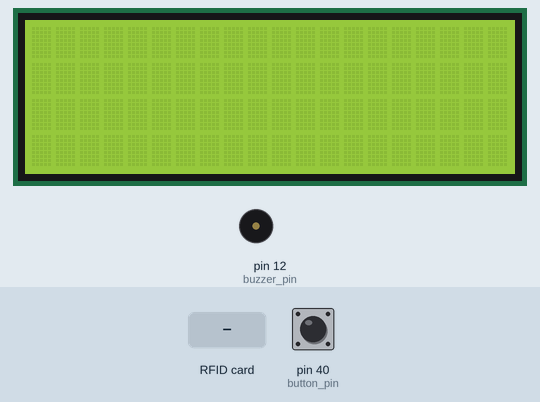
Simulated run of this program. Board: Raspberry Pi (header pin numbers). Parts: 20×4 character LCD, buzzer (waves = sounding, pin HIGH). Inputs (shaded band) come from the test bench; at power-on: pin 40 (button_pin) HIGH. The RFID card's data blocks start empty; threads take turns every 2 ms; what the program prints to the terminal is not drawn.

Above: at 1.2 s.
1.3 s: RFID card 5E 7A 19 C4 held to the reader
At 1.74 s:
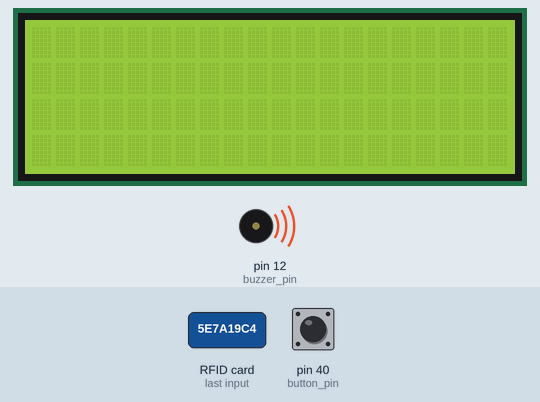
3.3 s: pin 40 (button_pin) pulled LOW for 1 s
At 4.1 s:
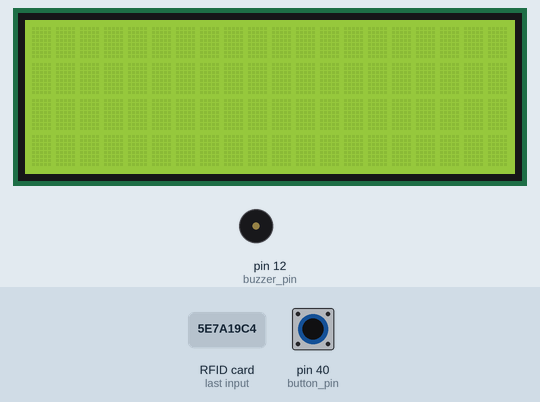
5.8 s: RFID card 5E 7A 19 C4 held to the reader
At 6.23 s:
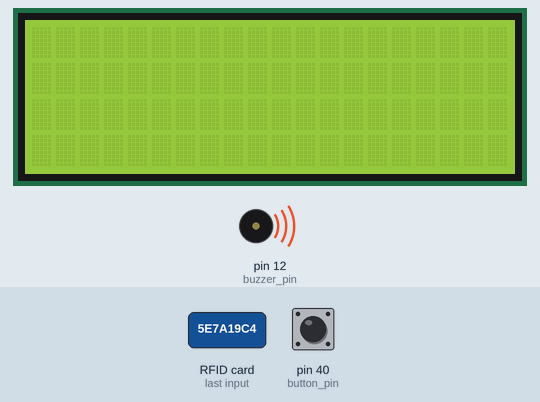
7.3 s: pin 40 (button_pin) pulled LOW for 3.2 s
At 8.1 s:
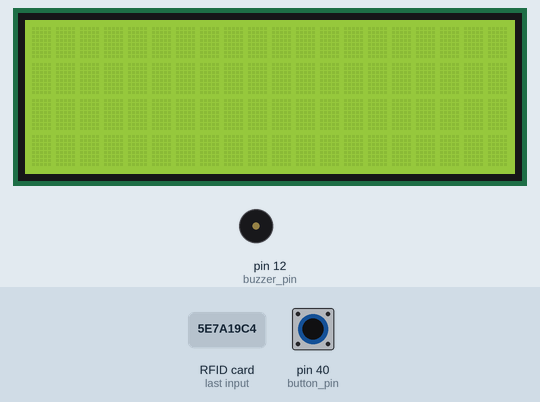
Timing chart, 0 to 10.3 s (numbered marks = the images above; inputs shaded):
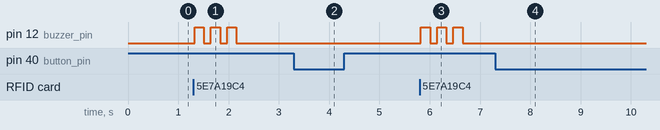

The program:

Read_RFID_Buzzer_LCD_Button.py
```python
import time

import threading
import RPi.GPIO as GPIO
from mfrc522 import SimpleMFRC522
from RPLCD.i2c import CharLCD

reader = SimpleMFRC522()
lcd = CharLCD('PCF8574', address=0x27, port=1, backlight_enabled=True)

GPIO.setwarnings(False)
button_pin = 40

# 設置蜂鳴器引腳和模式
buzzer_pin = 12  # 根據BOARD模式，將BCM 18對應的引腳更改為12
GPIO.setmode(GPIO.BOARD)  # GPIO.BOARD, 使用BOARD模式
GPIO.setup(buzzer_pin, GPIO.OUT)
#Setup Button
GPIO.setup(button_pin,GPIO.IN,pull_up_down=GPIO.PUD_UP)
# LCD clear
lcd.clear()

def rfid_play():
    try:
        while True:
            print("請將卡靠近讀卡器...")
            GPIO.output(buzzer_pin, GPIO.LOW)
            id, text = reader.read()
            GPIO.output(buzzer_pin, GPIO.HIGH)
            print("ID: %s\nText: %s" % (id, text))
            # 顯示在 LCD 螢幕上
            lcd.cursor_pos = (0, 0)
            lcd.write_string(text)

            time.sleep(0.1)
            GPIO.output(buzzer_pin, GPIO.LOW)
            time.sleep(0.1)  # 在讀取到卡片後等待一段時間
    finally:
        GPIO.cleanup()


def button_play():
    while True:
        time.sleep(0.5)
        # 按下 button 將 LCD 螢幕清空
        button_state = GPIO.input(button_pin)
        # print(button_state)
        if button_state == 0:
            lcd.cursor_pos = (0, 0)
            lcd.write_string("                ")

if __name__ == '__main__':
    t1 = threading.Thread(target=rfid_play)
    t1.start()
    t2 = threading.Thread(target=button_play)
    t2.start()
```

Measured:
- after the input at 1.3 s, pin 12 (buzzer_pin): alternates HIGH for 0.18 s and LOW for 0.14 s, 6 changes in all, then stays LOW, starting at once
- after the input at 5.8 s, pin 12 (buzzer_pin): alternates HIGH for 0.18 s and LOW for 0.14 s, 6 changes in all, then stays LOW, starting at once
